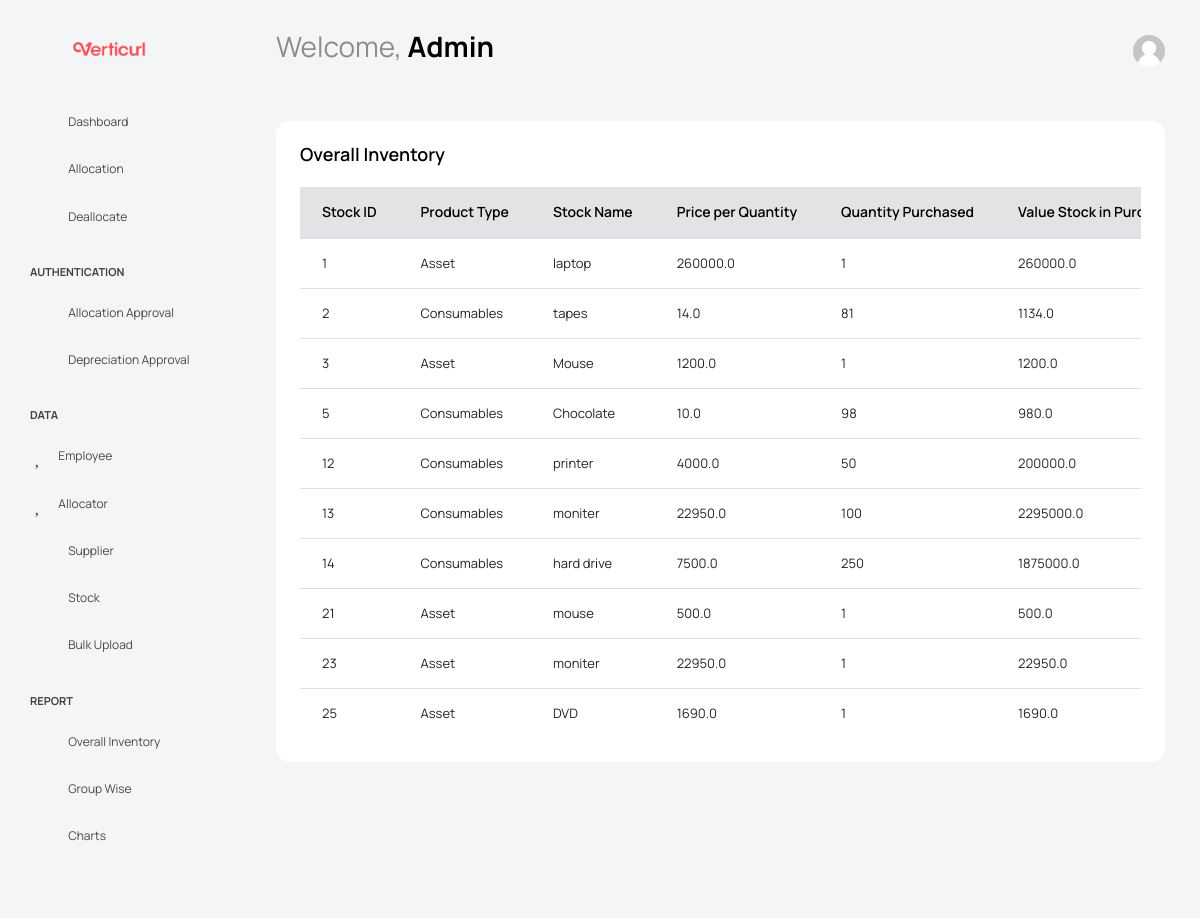
Screenshot of /overallInventory/ with the database file from the repository.
### App/models.py (models this page shows, shortened)
class Asset(models.Model):
    aid = models.ForeignKey(Stock,on_delete=models.CASCADE)
    serial_number = models.CharField(max_length=100)
    depreciation = models.FloatField()
    warranty_date = models.DateField()
    status = models.IntegerField()
    age = models.IntegerField()
    depActive = models.IntegerField()

class Stock(models.Model):
    id = models.IntegerField(primary_key=True)
    product_name = models.CharField(max_length=100)
    product_price = models.FloatField()
    product_type = models.CharField(max_length=20)
    supplier = models.ForeignKey(Supplier, on_delete=models.CASCADE)
    dop = models.DateField()
    temp = models.CharField(max_length=100)

class Consumables(models.Model):
    cid = models.ForeignKey(Stock,on_delete=models.CASCADE)
    old_quantity = models.IntegerField()
    old_expiry = models.DateField()
    new_quantity = models.IntegerField()
    new_expiry = models.DateField()
    min_count = models.IntegerField()

### App/views.py (the view)
# urls.py: path('overallInventory/', views.overallInventory, name='overallInventory'),
def overallInventory(request):
    ls1 = []
    ls2 = []
    stock = ''
    try:
        stock = Stock.objects.all()
        for j in stock:
            if j.product_type == 'Asset':
                asset = Asset.objects.get(aid = j.id)
                ls2.append(asset)
                try:
                    a = Allocation.objects.filter(stock=j.id,returned = 0).count()
                    ls1.append(a)
                except:
                    pass
            else:
                con = Consumables.objects.get(cid = j.id)
                try:
                    a = Allocation.objects.filter(stock = j.id).count()
                    ls1.append(a)
                except:
                    pass
                ls2.append(con)
    except:
        pass
    ls = zip(ls2,ls1)
    context = {
        'ls': ls,
        'active': 'badge badge-pill-success',
        'Asset': 'Asset',
        '0' : 0,
    }
    return render(request,'App/Admin/Report/overallInventory.html',context)

### templates/App/Admin/Report/overallInventory.html (shortened to what this page needs)
<!DOCTYPE html>
{% load static %}
{% load mathfilters %}
<html lang="en">
<head>
  <link rel="stylesheet" href="{% static 'vendors/feather/feather.css'%} ">
  <link rel="stylesheet" href="{% static 'vendors/mdi/css/materialdesignicons.min.css'%} ">
  <link rel="stylesheet" href="{% static 'vendors/ti-icons/css/themify-icons.css'%} ">
  <link rel="stylesheet" href="{% static 'vendors/typicons/typicons.css'%} ">
  <link rel="stylesheet" href="{% static 'vendors/simple-line-icons/css/simple-line-icons.css'%} ">
  <link rel="stylesheet" href="{% static 'vendors/css/vendor.bundle.base.css'%} ">
  <link rel="stylesheet" href="{% static 'vendors/datatables.net-bs4/dataTables.bootstrap4.css'%} ">
  <link rel="stylesheet" type="text/css" href="{% static 'js/select.dataTables.min.css'%} ">
  <link rel="stylesheet" href="{% static 'vendors/select2/select2.min.css'%} ">
  <link rel="stylesheet" href="{% static 'vendors/morris.js/morris.css'%} ">
  <link rel="stylesheet" href="{% static 'vendors/select2-bootstrap-theme/select2-bootstrap.min.css'%} ">
<link rel="stylesheet" href="https://cdn.datatables.net/1.12.1/css/jquery.dataTables.min.css">
  <link rel="stylesheet" href="https://cdn.datatables.net/buttons/2.2.3/css/buttons.dataTables.min.css">
  <link rel="stylesheet" href="{% static 'css/vertical-layout-light/style.css'%} ">
</head>
<body class="with-welcome-text">
  <div class="container-scroller">
    <nav class="navbar default-layout col-lg-12 col-12 p-0 fixed-top d-flex align-items-top flex-row">
      <div class="text-center navbar-brand-wrapper d-flex align-items-center justify-content-start">
        <div class="me-3">
          <button class="navbar-toggler navbar-toggler align-self-center" type="button" data-bs-toggle="minimize">
            <span class="icon-menu"></span>
          </button>
        </div>
        <div>
          <a class="navbar-brand brand-logo" href="/Admin_Dashboard/">
            <img src="{% static 'Assert/Logo3.png'%}" alt="logo" />
          </a>
        </div>
      </div>
      <div class="navbar-menu-wrapper d-flex align-items-top">
        <ul class="navbar-nav">
          <li class="nav-item font-weight-semibold d-none d-lg-block ms-0">
            <h1 class="welcome-text">Welcome, <span class="text-black fw-bold">Admin</span></h1>
          </li>
        </ul>
        <ul class="navbar-nav ms-auto">
          <li class="nav-item dropdown d-none d-lg-block user-dropdown">
            <a class="nav-link" id="UserDropdown" href="#" data-bs-toggle="dropdown" aria-expanded="false">
              <img class="img-xs rounded-circle" src="{% static 'images/empty_face.jpg' %}" alt="Profile image"> </a>
          </li>
        </ul>
      </div>
    </nav>
    <div class="container-fluid page-body-wrapper">
      <nav class="sidebar sidebar-offcanvas" id="sidebar">
        <ul class="nav">
          <li class="nav-item">
            <a class="nav-link" href="/Admin_Dashboard/">
              <i class="mdi mdi-grid-large menu-icon"></i>
              <span class="menu-title">Dashboard</span>
            </a>
          </li>
          <li class="nav-item">
            <a class="nav-link" href="/allocate/">
              <i class="menu-icon mdi mdi-account-key"></i>
              <span class="menu-title">Allocation</span>
            </a>
          </li>
          <li class="nav-item">
            <a class="nav-link" href="\deallocate\">
              <i class="menu-icon mdi mdi-account-minus"></i>
              <span class="menu-title">Deallocate</span>
            </a>
          </li>
          <li class="nav-item nav-category">Authentication</li>
          <li class="nav-item">
            <a class="nav-link" href="/allocationApproval/">
              <i class="menu-icon mdi  mdi mdi-check"></i>
              <span class="menu-title">Allocation Approval</span>
            </a>
          </li>
          <li class="nav-item">
            <a class="nav-link" href="/depreciationApproval/">
              <i class="menu-icon ti-arrow-down"></i>
              <span class="menu-title">Depreciation Approval</span>
            </a>
          </li>
          <li class="nav-item nav-category">Data</li>
          <li class="nav-item">
            <a class="nav-link" href="/employee/">
              <i class="menu-icon mdi  mdi mdi-account"></i>
              <span class="menu-title">Employee</span>
            </a>
          </li>
            <li class="nav-item">
            <a class="nav-link" href="/newAllocator/">
              <i class="menu-icon mdi  mdi mdi-account"></i>
              <span class="menu-title">Allocator</span>
            </a>
          </li>
          <li class="nav-item">
            <a class="nav-link" href="/supplier/">
              <i class="menu-icon mdi mdi-worker"></i>
              <span class="menu-title">Supplier</span>
            </a>
          </li>
          <li class="nav-item">
            <a class="nav-link" href="/stock/">
              <i class="menu-icon mdi mdi-cart"></i>
              <span class="menu-title">Stock</span>
            </a>
          </li>
            <li class="nav-item">
            <a class="nav-link" href="/bulk/">
              <i class="menu-icon mdi mdi-cloud"></i>
              <span class="menu-title">Bulk Upload</span>
            </a>
          </li>
          <li class="nav-item nav-category">Report</li>
          <li class="nav-item">
            <a class="nav-link"  href="/overallInventory/" >
              <i class="menu-icon mdi mdi-book-open"></i>
              <span class="menu-title">Overall Inventory</span>
            </a>
          </li>
          <li class="nav-item">
            <a class="nav-link" data-bs-toggle="collapse" href="#general-pages" aria-expanded="false" aria-controls="general-pages">
              <i class="menu-icon mdi mdi-book-multiple"></i>
              <span class="menu-title">Group Wise</span>
              <i class="menu-arrow"></i>
            </a>
          </li>
          <li class="nav-item">
            <a class="nav-link" data-bs-toggle="collapse" href="#error" aria-expanded="false" aria-controls="error">
              <i class="menu-icon mdi mdi mdi-chart-line"></i>
              <span class="menu-title">Charts</span>
              <i class="menu-arrow"></i>
            </a>
          </li>
        </ul>
      </nav>
          <div class="main-panel">
        <div class="content-wrapper">
          <div class="card">
            <div class="card-body">
              <h4 class="card-title">Overall Inventory</h4>
              <div class="row">
                <div class="col-12">
                  <div class="table-responsive">
                    <table  id="example" class="table table-striped">
                                                        <thead class="table-secondary">
                        <tr>
                            <th>Stock ID</th>
                            <th>Product Type</th>
                            <th>Stock Name</th>
                            <th>Price per Quantity</th>
                            <th>Quantity Purchased</th>
                            <th>Value Stock in Purchased </th>
                        </tr>
                      </thead>
                      <tbody>
                         {% for j,k in ls %}
                            {%if j.aid.product_type == Asset or j.cid.product_type == Asset%}
                                  <tr>
                                        <td>{{j.aid.id}}</td>
                                        <td>{{ j.aid.product_type}}</td>
                                        <td>{{j.aid.product_name}}</td>
                                        <td>{{j.aid.product_price}}</td>
                                        <td>1</td>
                                        <td>{{j.aid.product_price}}</td>
                                  </tr>
                            {% else %}
                                 <tr>
                                        <td>{{j.cid.id}}</td>
                                        <td>{{ j.cid.product_type}}</td>
                                        <td>{{j.cid.product_name}}</td>
                                        <td>{{j.cid.product_price}}</td>
                                        <td>{{ j.new_quantity|add:j.old_quantity }}</td>
                                        <td>{{ j.new_quantity|add:j.old_quantity|mul:j.cid.product_price }}</td>
                                  </tr>
                         {% endif %}
                      {% endfor %}
                      </tbody>
                    </table>
                  </div>
                </div>
              </div>
            </div>
          </div>
        </div>
      </div>
    </div>
  </div>
</body>
</html>

### rows the page displays
Asset: aid.id "1", aid.product_type "Asset", aid.product_name "laptop", aid.product_price "260000.0"
Consumables: cid.id "2", cid.product_type "Consumables", cid.product_name "tapes", cid.product_price "14.0", new_quantity|add "81", new_quantity|add "1134.0"
Asset: aid.id "3", aid.product_type "Asset", aid.product_name "Mouse", aid.product_price "1200.0"
Consumables: cid.id "5", cid.product_type "Consumables", cid.product_name "Chocolate", cid.product_price "10.0", new_quantity|add "98", new_quantity|add "980.0"
Consumables: cid.id "12", cid.product_type "Consumables", cid.product_name "printer", cid.product_price "4000.0", new_quantity|add "50", new_quantity|add "200000.0"
Consumables: cid.id "13", cid.product_type "Consumables", cid.product_name "moniter", cid.product_price "22950.0", new_quantity|add "100", new_quantity|add "2295000.0"
Consumables: cid.id "14", cid.product_type "Consumables", cid.product_name "hard drive", cid.product_price "7500.0", new_quantity|add "250", new_quantity|add "1875000.0"
Asset: aid.id "21", aid.product_type "Asset", aid.product_name "mouse", aid.product_price "500.0"
Asset: aid.id "23", aid.product_type "Asset", aid.product_name "moniter", aid.product_price "22950.0"
Asset: aid.id "25", aid.product_type "Asset", aid.product_name "DVD", aid.product_price "1690.0"
